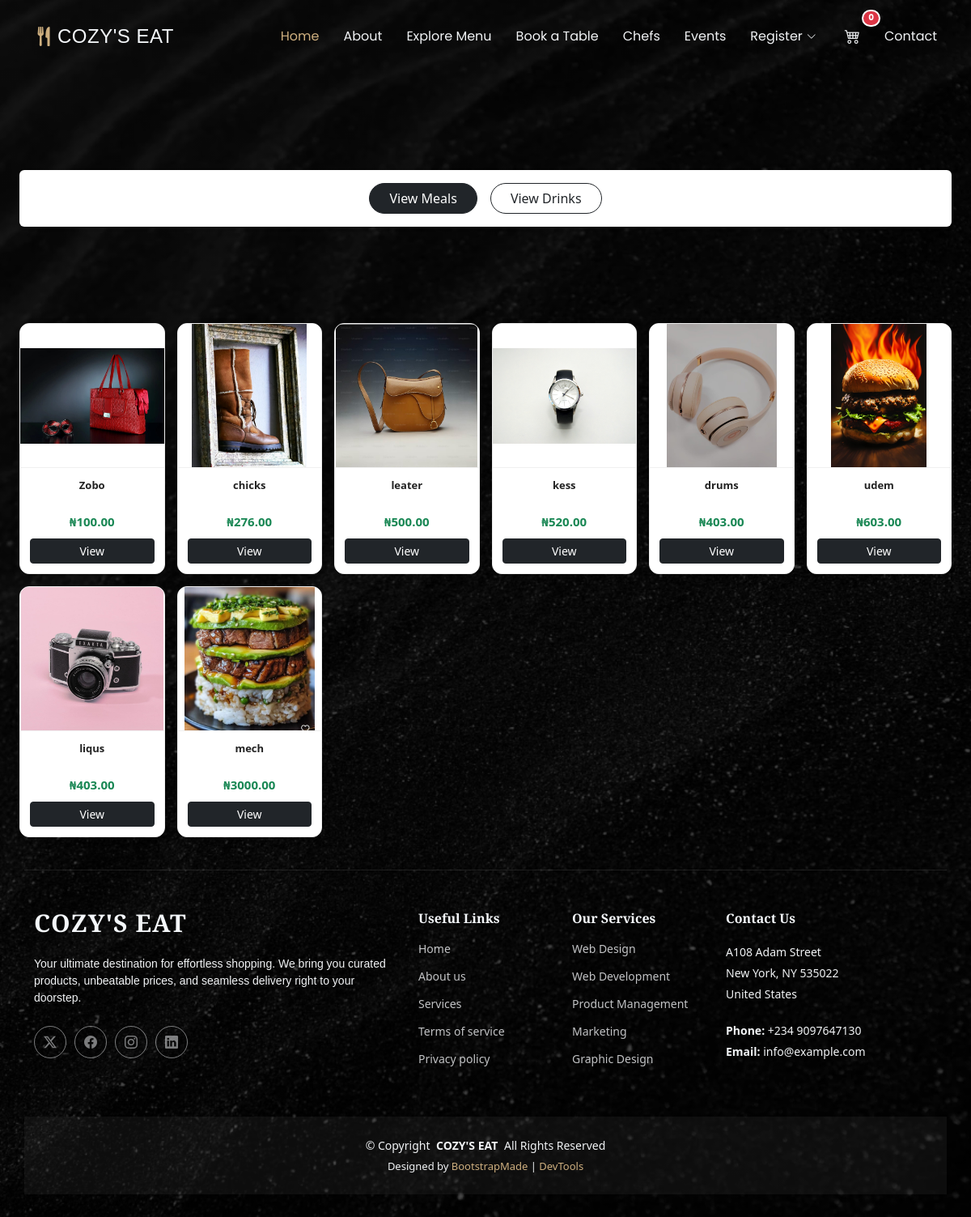
The app's page /menu/ with its own data.
### events/models.py (models this page shows, shortened)
class Product(models.Model):
    category = models.CharField(max_length=100, default="")
    name = models.CharField(max_length=200)
    description = models.TextField(blank=True)
    price = models.DecimalField(max_digits=10, decimal_places=2)
    image = models.ImageField(upload_to='products/', default='default.jpg')
    is_available = models.BooleanField(default=True)

### events/views.py (the view)
# urls.py: path('menu/', views.menu_view, name='menu_view'),
def menu_view(request):
    local_dishes = Product.objects.filter(category__icontains='Local', is_available=True)
    snacks = Product.objects.filter(category__icontains='Snacks', is_available=True)
    intercontinental = Product.objects.filter(category__icontains='Intercontinental', is_available=True)
    drink_keywords = [
        'wine', 'champagne', 'rum', 'alcohol', 'beverage', 'drink',
        'cocktail', 'spirits', 'beer', 'juice', 'soda', 'water', 'zobo'
    ]
    drinks_query = Q()
    for keyword in drink_keywords:
        drinks_query |= Q(category__icontains=keyword) | Q(name__icontains=keyword)
    drinks = Product.objects.filter(drinks_query, is_available=True)
    wines = drinks.filter(category__icontains='wine')
    champagne = drinks.filter(category__icontains='champagne')
    rum = drinks.filter(category__icontains='rum')
    alcohol = drinks.filter(category__icontains='alcohol')
    beverages = drinks.filter(category__icontains='beverage')
    context = {
        'local_dishes': local_dishes,
        'snacks': snacks,
        'intercontinental': intercontinental,
        'wines': wines,
        'champagne': champagne,
        'rum': rum,
        'alcohol': alcohol,
        'beverages': beverages,
        'drinks': drinks,
    }
    return render(request, 'events/menu.html', context)

### events/context_processors.py (called while the page is built)
def cart_count(request):
    count = 0
    cart = request.session.get('cart', {})
    for item in cart.values():
        count += item.get('quantity', 0)
    return {'cart_count': count}

### events/templates/events/menu.html (shortened to what this page needs)
{% extends "base.html" %} {% load static %}  {% block body %}
<div class="menu-page container-fluid px-4 mt-5">
  <h1 class="text-center mb-4 fw-bold text-white">Our Menu</h1>
  <div
    class="d-flex justify-content-center gap-3 mb-5 p-3 bg-white rounded shadow-sm sticky-top"
    style="top: 70px; z-index: 1020"
  >
    <button type="button" id="meals-btn" class="btn btn-dark px-4 rounded-pill">
      View Meals
    </button>
    <button
      type="button"
      id="drinks-btn"
      class="btn btn-outline-dark px-4 rounded-pill"
    >
      View Drinks
    </button>
  </div>
  <div id="drinks-section" class="mt-5">
    {% if drinks %}
    <h2 class="text-white border-bottom pb-2 mb-4">Drinks</h2>
    <div class="menu-grid">
      {% for item in drinks %}
      <div class="menu-card">
        <div class="img-container">
          <img
            src="{% if item.image %}{{ item.image.url }}{% else %}{% static 'images/default.jpg' %}{% endif %}"
            class="menu-img"
          />
        </div>
        <div class="menu-content">
          <div class="menu-title">{{ item.name }}</div>
          <div class="menu-price">₦{{ item.price }}</div>
          <a
            href="{% url 'events:product_detail' item.id %}"
            class="btn btn-dark btn-sm w-100"
            >View</a
          >
        </div>
      </div>
      {% endfor %}
    </div>
    {% endif %}
  </div>
</div>
{% endblock %}

### templates/base.html (shortened to what this page needs)
{% load static %}
<!DOCTYPE html>
<html lang="en">
<head>
  <link href="{% static "assets/vendor/bootstrap/css/bootstrap.min.css" %}" rel="stylesheet">
  <link href="{% static "assets/vendor/bootstrap-icons/bootstrap-icons.css" %}" rel="stylesheet">
  <link href="{% static "assets/vendor/aos/aos.css" %}" rel="stylesheet">
  <link href="{% static "assets/vendor/swiper/swiper-bundle.min.css" %}" rel="stylesheet">
  <link href="{% static "assets/css/main.css" %}" rel="stylesheet">
</head>
<body class="index-page">
  <header id="header" class="header d-flex align-items-center sticky-top">
    <div class="container position-relative d-flex align-items-center justify-content-between">
      <a href="{% url 'events:base' %}" class="logo d-flex align-items-center me-auto me-xl-0">
        <i class="bi bi-fork-knife"></i>
        <h1 class="sitename">COZY'S EAT</h1>
      </a>
      <nav id="navmenu" class="navmenu">
        <ul>
          <li><a href="{% url 'events:base' %}" class="active">Home</a></li>
          <li><a href="#about">About</a></li>
          <li><a href="{% url 'events:menu_view' %}">Explore Menu</a></li>
          <li><a href="#book-a-table">Book a Table</a></li>
          <li><a href="#chefs">Chefs</a></li>
          <li><a href="#events">Events</a></li>
        {% if user.is_authenticated %}
          <li class="dropdown"><a href="#"><span>Account ({{ user.get_full_name|default:user.username }})</span> <i class="bi bi-chevron-down toggle-dropdown"></i></a>
            <ul>
              <li><a href="{% url 'account:profile' %}">My Profile</a></li>
              <li><a href="{% url 'account:handlelogout' %}">Logout</a></li>
            </ul>
          </li>
        {% else %}
          <li class="dropdown"><a href="#"><span>Register</span> <i class="bi bi-chevron-down toggle-dropdown"></i></a>
          </li>
        {% endif %}
        <li>
          <a href="{% url 'events:cart_detail' %}" class="cart-link">
            <i class="bi bi-cart4" style="font-size: 1.2rem;"></i>
            <span class="badge rounded-pill bg-danger cart-badge">
              {{ cart_count|default:"0" }}
            </span>
          </a>
        </li>
          <li><a href="#contact">Contact</a></li>
        </ul>
      </nav>
    </div>
  </header>
  {% block body %}{% endblock %}
  <footer id="footer" class="footer">
    <div class="container footer-top">
      <div class="row gy-4">
        <div class="col-lg-5 col-md-12 footer-about">
          <a href="index.html" class="logo d-flex align-items-center">
            <span class="sitename">COZY'S EAT</span>
          </a>
          <p>Your ultimate destination for effortless shopping. We bring you curated products, unbeatable prices, and seamless delivery right to your doorstep.</p>
          <div class="social-links d-flex mt-4">
            <a href=""><i class="bi bi-twitter-x"></i></a>
            <a href=""><i class="bi bi-facebook"></i></a>
            <a href=""><i class="bi bi-instagram"></i></a>
            <a href=""><i class="bi bi-linkedin"></i></a>
          </div>
        </div>
        <div class="col-lg-2 col-6 footer-links">
          <h4>Useful Links</h4>
          <ul>
            <li><a href="#">Home</a></li>
            <li><a href="#">About us</a></li>
            <li><a href="#">Services</a></li>
            <li><a href="#">Terms of service</a></li>
            <li><a href="#">Privacy policy</a></li>
          </ul>
        </div>
        <div class="col-lg-2 col-6 footer-links">
          <h4>Our Services</h4>
          <ul>
            <li><a href="#">Web Design</a></li>
            <li><a href="#">Web Development</a></li>
            <li><a href="#">Product Management</a></li>
            <li><a href="#">Marketing</a></li>
            <li><a href="#">Graphic Design</a></li>
          </ul>
        </div>
        <div class="col-lg-3 col-md-12 footer-contact text-center text-md-start">
          <h4>Contact Us</h4>
          <p>A108 Adam Street</p>
          <p>New York, NY 535022</p>
          <p>United States</p>
          <p class="mt-4"><strong>Phone:</strong> <span>+234 9097647130</span></p>
          <p><strong>Email:</strong> <span>info@example.com</span></p>
        </div>
      </div>
    </div>
    <div class="container copyright text-center mt-4">
      <p>© <span>Copyright</span> <strong class="px-1 sitename">COZY'S EAT</strong> <span>All Rights Reserved</span></p>
      <div class="credits">
        Designed by <a href="https://bootstrapmade.com/">BootstrapMade</a> | <a href="https://bootstrapmade.com/tools/">DevTools</a>
      </div>
    </div>
  </footer>
</body>
</html>

### events/templates/events/menu.html (style rules this page uses)
.menu-page .menu-grid, .menu-page .menu-card, .menu-page [data-aos] { opacity: 1 !important; visibility: visible !important; transform: translate(0) scale(1) !important; display: flex !important; transition: none !important; }
.menu-page .menu-grid { display: grid !important; grid-template-columns: repeat(2, 1fr); gap: 15px; margin-bottom: 40px; width: 100%; }
@media (min-width: 768px) { .menu-page .menu-grid { grid-template-columns: repeat(4, 1fr); } }
@media (min-width: 1200px) { .menu-page .menu-grid { grid-template-columns: repeat(6, 1fr); } }
.menu-page .menu-card { background: #fff !important; border-radius: 12px; overflow: hidden; box-shadow: 0 4px 12px rgba(0, 0, 0, 0.1); height: 100%; flex-direction: column; border: 1px solid #eee; }
.menu-page .img-container { width: 100%; aspect-ratio: 1/1; background: #fff; display: flex; align-items: center; justify-content: center; overflow: hidden; border-bottom: 1px solid #f0f0f0; }
.menu-page .menu-img { max-width: 100%; max-height: 100%; object-fit: contain; }
.menu-page .menu-content { padding: 12px; text-align: center; flex-grow: 1; display: flex; flex-direction: column; justify-content: space-between; }
.menu-page .menu-title { font-size: 13px; font-weight: 700; color: #222 !important; min-height: 38px; margin-bottom: 5px; display: -webkit-box; -webkit-line-clamp: 2; -webkit-box-orient: vertical; overflow: hidden; }
.menu-page .menu-price { color: #198754 !important; font-weight: 800; margin-bottom: 10px; font-size: 15px; }

### records on screen
Product: image (picture), name "Zobo", price "100.00"
Product: image (picture), name "chicks", price "276.00"
Product: image (picture), name "leater", price "500.00"
Product: image (picture), name "kess", price "520.00"
Product: image (picture), name "drums", price "403.00"
Product: image (picture), name "udem", price "603.00"
Product: image (picture), name "liqus", price "403.00"
Product: image (picture), name "mech", price "3000.00"

### other values on screen
{{ cart_count|default:"0" }} "0"
